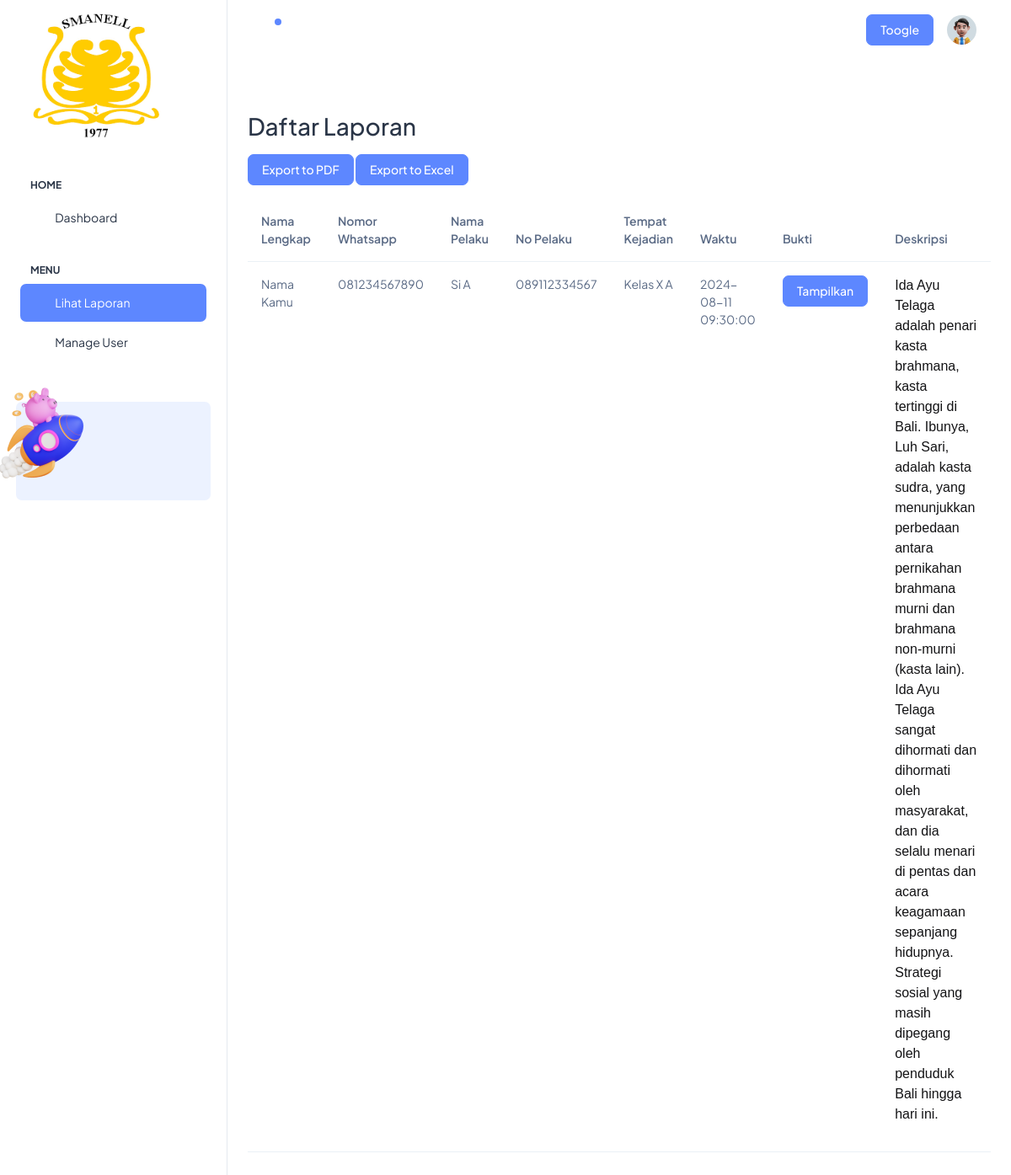
Page /admin/laporan.php (signed in) on the committed database.
### tables this page shows
CREATE TABLE `pelaporan` (
  `id` int(11) NOT NULL,
  `fullname` varchar(255) NOT NULL,
  `whatsapp` varchar(20) NOT NULL,
  `perpetrator` varchar(255) DEFAULT NULL,
  `perpetrator_id` varchar(50) DEFAULT NULL,
  `location` varchar(255) NOT NULL,
  `time` datetime NOT NULL,
  `evidence` varchar(255) DEFAULT NULL,
  `keterangan` text DEFAULT NULL
);

### admin/laporan.php (the view, shortened to what this page needs)
<!doctype html>
<html lang="en">
<head>
  <link rel="stylesheet" href="./assets/css/styles.min.css" />
</head>
<body>
  <div class="page-wrapper" id="main-wrapper" data-layout="vertical" data-navbarbg="skin6" data-sidebartype="full"
    data-sidebar-position="fixed" data-header-position="fixed">
    <aside class="left-sidebar">
      <div>
        <div class="brand-logo d-flex align-items-center justify-content-between">
          <a href="" class="text-nowrap logo-img">
            <img src="../asset/pics/logo smanel.png" width="180" alt="" />
          </a>
        </div>
        <nav class="sidebar-nav scroll-sidebar" data-simplebar="">
          <ul id="sidebarnav">
            <li class="nav-small-cap">
              <span class="hide-menu">Home</span>
            </li>
            <li class="sidebar-item">
              <a class="sidebar-link" href="./index.php" aria-expanded="false">
                <span>
                  <i class="ti ti-layout-dashboard"></i>
                </span>
                <span class="hide-menu">Dashboard</span>
              </a>
            </li>
            <li class="nav-small-cap">
              <span class="hide-menu">Menu</span>
            </li>
            <li class="sidebar-item">
              <a class="sidebar-link" href="./laporan.php" aria-expanded="false">
                <span>
                  <i class="ti ti-article"></i>
                </span>
                <span class="hide-menu">Lihat Laporan</span>
              </a>
            </li>
         <li class="sidebar-item">
              <a class="sidebar-link" href="manage_user.php" aria-expanded="false">
                <span>
                  <i class="ti ti-article"></i>
                </span>
                <span class="hide-menu">Manage User</span>
              </a>
            </li>
          </ul>
          <div class="unlimited-access hide-menu bg-light-primary position-relative mb-7 mt-5 rounded">
            <div class="d-flex">
              <div class="unlimited-access-title me-3">
              <div class="unlimited-access-img">
                <img src="./assets/images/backgrounds/rocket.png" alt="" class="img-fluid">
              </div>
            </div>
          </div>
        </nav>
      </div>
    </aside>
    <div class="body-wrapper">
      <header class="app-header">
        <nav class="navbar navbar-expand-lg navbar-light">
          <ul class="navbar-nav">
            <li class="nav-item">
              <a class="nav-link nav-icon-hover" href="javascript:void(0)">
                <i class="ti ti-bell-ringing"></i>
                <div class="notification bg-primary rounded-circle"></div>
              </a>
            </li>
          </ul>
          <div class="navbar-collapse justify-content-end px-0" id="navbarNav">
            <ul class="navbar-nav flex-row ms-auto align-items-center justify-content-end">
              <a href="#" target="_blank" class="btn btn-primary">Toogle</a>
              <li class="nav-item dropdown">
                <a class="nav-link nav-icon-hover" href="javascript:void(0)" id="drop2" data-bs-toggle="dropdown"
                  aria-expanded="false">
                  <img src="./assets/images/profile/user-1.jpg" alt="" width="35" height="35" class="rounded-circle">
                </a>
              </li>
            </ul>
          </div>
        </nav>
      </header>
    <div class="container-fluid">
    <h2 class="mt-5 mb-3">Daftar Laporan</h2>
    <div class="mb-3">
        <a href="export_pdf.php" class="btn btn-primary">Export to PDF</a>
        <a href="export_excel.php" class="btn btn-primary">Export to Excel</a>
    </div>
    <table class="table">
        <thead>
            <tr>
                <th>Nama Lengkap</th>
                <th>Nomor Whatsapp</th>
                <th>Nama Pelaku</th>
                <th>No Pelaku</th>
                <th>Tempat Kejadian</th>
                <th>Waktu</th>
                <th>Bukti</th>
                <th>Deskripsi</th>
            </tr>
        </thead>
        <tbody>
            <?php require_once "../koneksi.php";
            $sql = "SELECT * FROM pelaporan";
            $result = $conn->query($sql);
            if ($result->num_rows > 0) {
                while ($row = $result->fetch_assoc()) {
                    echo "<tr>";
                    echo "<td>" . $row['fullname'] . "</td>";
                    echo "<td>" . $row['whatsapp'] . "</td>";
                    echo "<td>" . $row['perpetrator'] . "</td>";
                    echo "<td>" . $row['perpetrator_id'] . "</td>";
                    echo "<td>" . $row['location'] . "</td>";
                    echo "<td>" . $row['time'] . "</td>";
                    echo "<td><button type='button' class='btn btn-primary' data-toggle='modal' data-target='#gambarModal{$row['id']}'>Tampilkan</button></td>";
                    echo "<td>" . $row['keterangan'] . "</td>";
                    echo "</tr>";
                }
            } else {
                echo "<tr><td colspan='8'>Tidak ada data</td></tr>";
            }
            ?>
        </tbody>
    </table>
</div>
</body>
</html>

### rows in the picture
pelaporan: fullname "Nama Kamu", whatsapp "081234567890", perpetrator "Si A", perpetrator "089112334567", location "Kelas X A", time "2024-08-11 09:30:00", keterangan "Ida Ayu Telaga adalah penari kasta brahmana, kasta tertinggi di Bali. Ibunya, Luh Sari, adalah kasta sudra, yang menunjukkan perbedaan antara pernikahan brahmana murni dan brahmana non-murni (kasta lain). Ida Ayu Telaga sangat dihormati dan dihormati oleh masyarakat, dan dia selalu menari di pentas dan acara keagamaan sepanjang hidupnya. Strategi sosial yang masih dipegang oleh penduduk Bali hingga hari ini."
